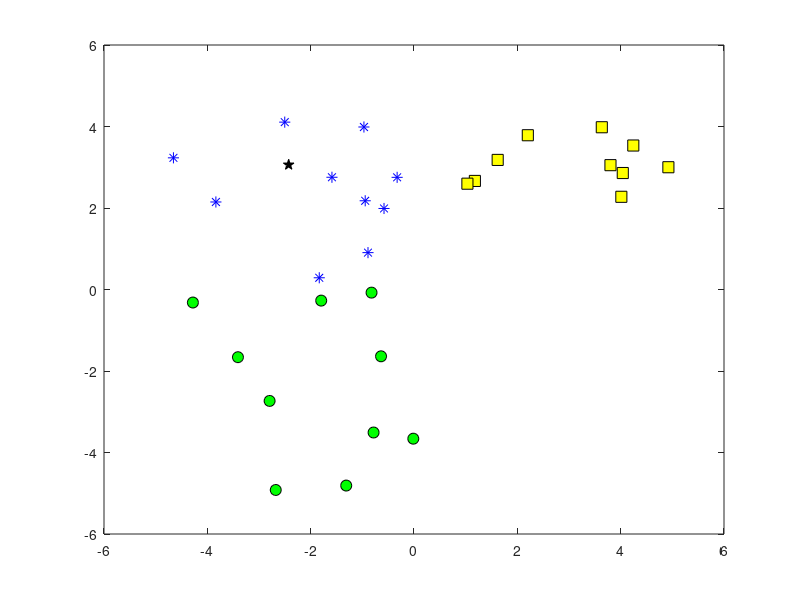

Source code (MATLAB):
%Rastgele 3 tip(yıldız,daire,kare) noktalarının oluşturulması
%yıldız 2.bölgede
%kare 1.bölgede
%daire 3. bölgede=>yer almaktadır.

%Yıldız%
dia = 5*rand(10,2);
for l=[1:10]
    dia(l,1)=dia(l,1)*(-1);
end
for k=[1:10]
        plot(dia(k,1),dia(k,2),'*','MarkerSize',8,'MarkerEdgeColor','blue')
        hold on
end

%Kare%
squ = 5*rand(10,2);
for k=[1:10]
        plot(squ(k,1),squ(k,2),'s','MarkerSize',8,'MarkerEdgeColor','black','MarkerFaceColor','yellow')
        hold on
end

%Daire%
cir = 5*rand(10,2);
for l=[1:10]
    cir(l,1)=cir(l,1)*(-1);
    cir(l,2)=cir(l,2)*(-1);
end
for k=[1:10]
        plot(cir(k,1),cir(k,2),'o','MarkerSize',8,'MarkerEdgeColor','black','MarkerFaceColor','green')
        hold on
end

%X noktasının rastgele oluşturulması ve içi dolu yıldız ile grafikte
%gösterimi
x=-5+(5+5)*rand(1,2);
plot(x(1,1),x(1,2),'p','MarkerSize',8,'MarkerEdgeColor','black','MarkerFaceColor','black')


%Öklid hesaplamaları=>oklid dizisinde tutulacak
oklid=zeros(30,2);
for o=[1:10]
        oklid(o,1)=sqrt(((dia(o,1)-x(1,1))^2)+((dia(o,2)-x(1,2))^2));
        oklid(o,2)=1;
end
for o=[1:10]
        oklid(o+10,1)=sqrt(((cir(o,1)-x(1,1))^2)+((cir(o,2)-x(1,2))^2));
        oklid(o+10,2)=2;
end
for o=[1:10]
        oklid(o+20,1)=sqrt(((squ(o,1)-x(1,1))^2)+((squ(o,2)-x(1,2))^2));
        oklid(o+20,2)=3;
end
%Öklid küçükten büyüğe sıralanması
for i=[1:30]
    for j=[1:30-i]
        if(oklid(j,1)>oklid(j+1,1))
            temp1=oklid(j,1);
            oklid(j,1)=oklid(j+1,1);
            oklid(j+1,1)=temp1;
            
            temp2=oklid(j,2);
            oklid(j,2)=oklid(j+1,2);
            oklid(j+1,2)=temp2;
        end
    end
end
%Sıralanmış öklid listesi komut penceresine yazdırılıyor=>
oklid

%En yakın komşuyu bulmak için yakın 7 komşuya bakılacak.
yildiz=0;
kare=0;
daire=0;
for komsu=[1:7]
   if(oklid(komsu,2)==1)
       yildiz=yildiz+1;
   elseif(oklid(komsu,2)==2)
       daire=daire+1;
   elseif(oklid(komsu,2)==3)
       kare=kare+1;
   end
end

max=yildiz;
asil='Yildiz';
if(max<kare)
    max=kare;
    asil='Kare';
elseif(max<daire)
    max=daire;
    asil='Daire';
end
  
%En yakın komşunun adı asil değişkeninde
%Komut penceresine yazdırılıyor=>
asil
